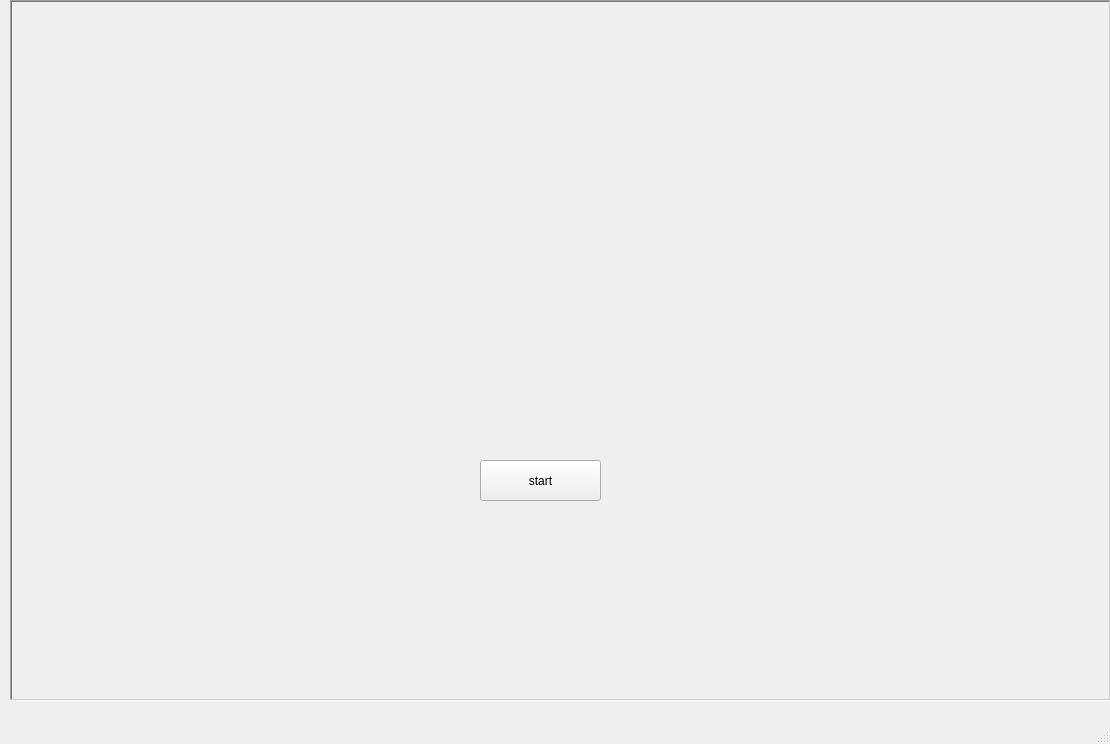
<?xml version="1.0" encoding="UTF-8"?>
<ui version="4.0">
 <class>MainWindow</class>
 <widget class="QMainWindow" name="MainWindow">
  <property name="geometry">
   <rect>
    <x>0</x>
    <y>0</y>
    <width>1110</width>
    <height>744</height>
   </rect>
  </property>
  <property name="windowTitle">
   <string>MainWindow</string>
  </property>
  <widget class="QWidget" name="centralwidget">
   <widget class="QPushButton" name="pushButton">
    <property name="geometry">
     <rect>
      <x>480</x>
      <y>460</y>
      <width>121</width>
      <height>41</height>
     </rect>
    </property>
    <property name="mouseTracking">
     <bool>false</bool>
    </property>
    <property name="text">
     <string>start</string>
    </property>
   </widget>
   <widget class="QLabel" name="imagelabel">
    <property name="geometry">
     <rect>
      <x>10</x>
      <y>0</y>
      <width>1101</width>
      <height>701</height>
     </rect>
    </property>
    <property name="frameShape">
     <enum>QFrame::WinPanel</enum>
    </property>
    <property name="frameShadow">
     <enum>QFrame::Sunken</enum>
    </property>
    <property name="text">
     <string/>
    </property>
    <property name="pixmap">
     <pixmap>C:/Users/ACER/Desktop/Presentation1.jpg</pixmap>
    </property>
    <property name="scaledContents">
     <bool>true</bool>
    </property>
   </widget>
   <zorder>imagelabel</zorder>
   <zorder>pushButton</zorder>
  </widget>
  <widget class="QMenuBar" name="menubar">
   <property name="geometry">
    <rect>
     <x>0</x>
     <y>0</y>
     <width>1110</width>
     <height>25</height>
    </rect>
   </property>
  </widget>
  <widget class="QStatusBar" name="statusbar"/>
 </widget>
 <resources/>
 <connections/>
</ui>
